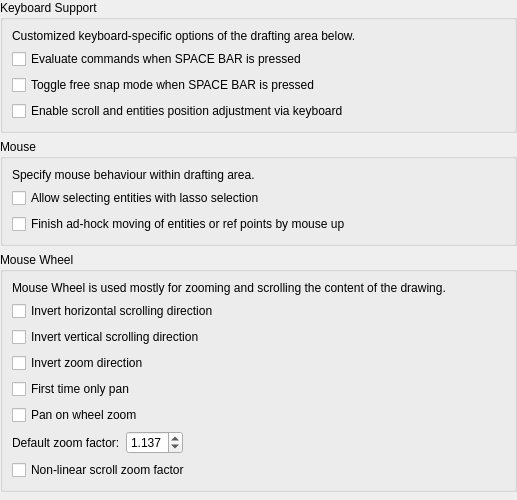
<?xml version="1.0" encoding="UTF-8"?>
<ui version="4.0">
 <class>LC_SettingsPageDraftingBehaviorKeyboardAndMouse</class>
 <widget class="QWidget" name="LC_SettingsPageDraftingBehaviorKeyboardAndMouse">
  <property name="geometry">
   <rect>
    <x>0</x>
    <y>0</y>
    <width>517</width>
    <height>500</height>
   </rect>
  </property>
  <layout class="QVBoxLayout" name="verticalLayout">
   <property name="leftMargin">
    <number>0</number>
   </property>
   <property name="topMargin">
    <number>0</number>
   </property>
   <property name="rightMargin">
    <number>0</number>
   </property>
   <property name="bottomMargin">
    <number>0</number>
   </property>
   <item>
    <widget class="QGroupBox" name="groupBox_4">
     <property name="title">
      <string>Keyboard Support</string>
     </property>
     <layout class="QGridLayout" name="gridLayout">
      <item row="2" column="0">
       <widget class="QCheckBox" name="cbToggleFreeSnapOnSpace">
        <property name="sizePolicy">
         <sizepolicy hsizetype="Preferred" vsizetype="Preferred">
          <horstretch>0</horstretch>
          <verstretch>0</verstretch>
         </sizepolicy>
        </property>
        <property name="toolTip">
         <string>Free Snap With SPACE

Temporarily toggle Free Snapping when the spacebar 
is pressed and the command window is activated.</string>
        </property>
        <property name="text">
         <string>Toggle free snap mode when SPACE BAR is pressed</string>
        </property>
       </widget>
      </item>
      <item row="1" column="1">
       <spacer name="horizontalSpacer">
        <property name="orientation">
         <enum>Qt::Orientation::Horizontal</enum>
        </property>
        <property name="sizeHint" stdset="0">
         <size>
          <width>0</width>
          <height>0</height>
         </size>
        </property>
       </spacer>
      </item>
      <item row="3" column="0">
       <widget class="QCheckBox" name="cbEnableKeyboardZoomAdjust">
        <property name="sizePolicy">
         <sizepolicy hsizetype="Preferred" vsizetype="Preferred">
          <horstretch>0</horstretch>
          <verstretch>0</verstretch>
         </sizepolicy>
        </property>
        <property name="toolTip">
         <string>Zoom And Scroll By Keyboard

If enabled, it is possible to do with keys - zooming via +/-, 
scrolling via arrow keys, moving selected entities position 
via arrow keys and SHIFT/CTRL modifiers.</string>
        </property>
        <property name="text">
         <string>Enable scroll and entities position adjustment via keyboard</string>
        </property>
       </widget>
      </item>
      <item row="1" column="0">
       <widget class="QCheckBox" name="cbEvaluateOnSpace">
        <property name="sizePolicy">
         <sizepolicy hsizetype="Preferred" vsizetype="Preferred">
          <horstretch>0</horstretch>
          <verstretch>0</verstretch>
         </sizepolicy>
        </property>
        <property name="toolTip">
         <string>Evaluate Command By SPACE

If enabled, command entered in command line widget
is evaluated when SPACE is pressed.</string>
        </property>
        <property name="text">
         <string>Evaluate commands when SPACE BAR is pressed</string>
        </property>
       </widget>
      </item>
      <item row="0" column="0" colspan="2">
       <widget class="QLabel" name="label_3">
        <property name="text">
         <string>Customized keyboard-specific options of the drafting area below. </string>
        </property>
       </widget>
      </item>
     </layout>
    </widget>
   </item>
   <item>
    <widget class="QGroupBox" name="groupBox_2">
     <property name="title">
      <string>Mouse</string>
     </property>
     <layout class="QGridLayout" name="gridLayout_3">
      <item row="0" column="0" colspan="2">
       <widget class="QLabel" name="label">
        <property name="text">
         <string>Specify mouse behaviour within drafting area.</string>
        </property>
       </widget>
      </item>
      <item row="2" column="1">
       <spacer name="horizontalSpacer_3">
        <property name="orientation">
         <enum>Qt::Orientation::Horizontal</enum>
        </property>
        <property name="sizeHint" stdset="0">
         <size>
          <width>40</width>
          <height>20</height>
         </size>
        </property>
       </spacer>
      </item>
      <item row="2" column="0">
       <widget class="QCheckBox" name="cbAllowLassoSelection">
        <property name="sizePolicy">
         <sizepolicy hsizetype="Preferred" vsizetype="Preferred">
          <horstretch>0</horstretch>
          <verstretch>0</verstretch>
         </sizepolicy>
        </property>
        <property name="toolTip">
         <string>Selecting Entities

If selected, selecting objects via lasso is enabled. In this case, 
click by mouse starts box selection, and mouse move with pressed 
left mouse button will do lasso selection. 
If not selected, classical selection mode (selection box when moving 
mouse with pressed left mouse button) is used.</string>
        </property>
        <property name="text">
         <string>Allow selecting entities with lasso selection</string>
        </property>
       </widget>
      </item>
      <item row="3" column="0">
       <widget class="QCheckBox" name="cbFinishMovingByMouseUp">
        <property name="sizePolicy">
         <sizepolicy hsizetype="Preferred" vsizetype="Preferred">
          <horstretch>0</horstretch>
          <verstretch>0</verstretch>
         </sizepolicy>
        </property>
        <property name="toolTip">
         <string>Ad-hock entity move with mouse button pressed

If selected, mouse up will finish ad-hock moving operations (so just one click is need).
Otherwise, first click initiates move, and second one completes it.</string>
        </property>
        <property name="text">
         <string>Finish ad-hock moving of entities or ref points by mouse up</string>
        </property>
       </widget>
      </item>
     </layout>
    </widget>
   </item>
   <item>
    <widget class="QGroupBox" name="groupBox">
     <property name="title">
      <string>Mouse Wheel</string>
     </property>
     <layout class="QGridLayout" name="gridLayout_2">
      <item row="1" column="0">
       <widget class="QCheckBox" name="cbWheelScrollInvertH">
        <property name="sizePolicy">
         <sizepolicy hsizetype="Preferred" vsizetype="Preferred">
          <horstretch>0</horstretch>
          <verstretch>0</verstretch>
         </sizepolicy>
        </property>
        <property name="toolTip">
         <string>Horizontal Scroll

Inverts scrolling direction when using mouse wheel with Shift key.</string>
        </property>
        <property name="text">
         <string>Invert horizontal scrolling direction</string>
        </property>
       </widget>
      </item>
      <item row="4" column="0">
       <widget class="QCheckBox" name="cbFirstTimeNoZoom">
        <property name="sizePolicy">
         <sizepolicy hsizetype="Preferred" vsizetype="Preferred">
          <horstretch>0</horstretch>
          <verstretch>0</verstretch>
         </sizepolicy>
        </property>
        <property name="toolTip">
         <string>Initial Zoom

If selected, pan occurs first and then zoom</string>
        </property>
        <property name="text">
         <string>First time only pan</string>
        </property>
       </widget>
      </item>
      <item row="3" column="0">
       <widget class="QCheckBox" name="cbInvertZoomDirection">
        <property name="sizePolicy">
         <sizepolicy hsizetype="Preferred" vsizetype="Preferred">
          <horstretch>0</horstretch>
          <verstretch>0</verstretch>
         </sizepolicy>
        </property>
        <property name="toolTip">
         <string>Zoom Direction

Inverts zoom direction when using mouse wheel.</string>
        </property>
        <property name="text">
         <string>Invert zoom direction</string>
        </property>
       </widget>
      </item>
      <item row="7" column="0" colspan="2">
       <layout class="QHBoxLayout" name="horizontalLayout">
        <item>
         <widget class="QLabel" name="label_18">
          <property name="text">
           <string>Default zoom factor:</string>
          </property>
          <property name="buddy">
           <cstring>sbDefaultZoomFactor</cstring>
          </property>
         </widget>
        </item>
        <item>
         <widget class="QDoubleSpinBox" name="sbDefaultZoomFactor">
          <property name="toolTip">
           <string>Zoom Speed Factor

Controls how quickly the scroll wheel will zoom in &amp; out.</string>
          </property>
          <property name="decimals">
           <number>3</number>
          </property>
          <property name="minimum">
           <double>1.001000000000000</double>
          </property>
          <property name="maximum">
           <double>1.500000000000000</double>
          </property>
          <property name="singleStep">
           <double>0.001000000000000</double>
          </property>
          <property name="value">
           <double>1.137000000000000</double>
          </property>
         </widget>
        </item>
        <item>
         <spacer name="horizontalSpacer_2">
          <property name="orientation">
           <enum>Qt::Orientation::Horizontal</enum>
          </property>
          <property name="sizeHint" stdset="0">
           <size>
            <width>0</width>
            <height>0</height>
           </size>
          </property>
         </spacer>
        </item>
       </layout>
      </item>
      <item row="0" column="0" colspan="2">
       <widget class="QLabel" name="label_2">
        <property name="text">
         <string>Mouse Wheel is used mostly for zooming and scrolling the content of the drawing. </string>
        </property>
        <property name="wordWrap">
         <bool>true</bool>
        </property>
       </widget>
      </item>
      <item row="5" column="0">
       <widget class="QCheckBox" name="cbPanOnWheelZoom">
        <property name="sizePolicy">
         <sizepolicy hsizetype="Preferred" vsizetype="Preferred">
          <horstretch>0</horstretch>
          <verstretch>0</verstretch>
         </sizepolicy>
        </property>
        <property name="toolTip">
         <string>Pan on Wheel

On mouse wheel zoom, pan to the middle of the window.</string>
        </property>
        <property name="text">
         <string>Pan on wheel zoom</string>
        </property>
       </widget>
      </item>
      <item row="2" column="0">
       <widget class="QCheckBox" name="cbWheelScrollInvertV">
        <property name="sizePolicy">
         <sizepolicy hsizetype="Preferred" vsizetype="Preferred">
          <horstretch>0</horstretch>
          <verstretch>0</verstretch>
         </sizepolicy>
        </property>
        <property name="toolTip">
         <string>Vertical Scroll

Inverts scrolling direction when using mouse wheel with Ctrl key.</string>
        </property>
        <property name="text">
         <string>Invert vertical scrolling direction</string>
        </property>
       </widget>
      </item>
      <item row="5" column="1">
       <spacer name="horizontalSpacer">
        <property name="orientation">
         <enum>Qt::Orientation::Horizontal</enum>
        </property>
        <property name="sizeHint" stdset="0">
         <size>
          <width>0</width>
          <height>0</height>
         </size>
        </property>
       </spacer>
      </item>
      <item row="8" column="0">
       <widget class="QCheckBox" name="cbNonLiniearZoom">
        <property name="toolTip">
         <string>Non Linear Zoom

If selected, zoom factor will be adjusted based
on the speed of the scroll (faster scroll - larger zoom).</string>
        </property>
        <property name="text">
         <string>Non-linear scroll zoom factor</string>
        </property>
       </widget>
      </item>
     </layout>
    </widget>
   </item>
   <item>
    <spacer name="verticalSpacer">
     <property name="orientation">
      <enum>Qt::Orientation::Vertical</enum>
     </property>
     <property name="sizeHint" stdset="0">
      <size>
       <width>0</width>
       <height>0</height>
      </size>
     </property>
    </spacer>
   </item>
  </layout>
 </widget>
 <resources/>
 <connections/>
</ui>
